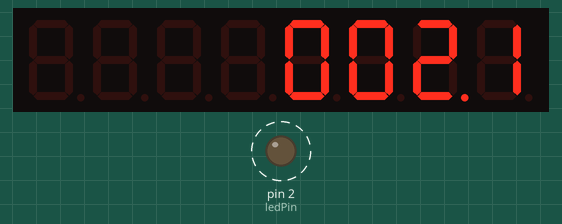
This sketch was run on a simulated Arduino Uno, built for the host (arithmetic inside an expression is 32-bit, double 64-bit). Parts: 8-digit seven-segment display, output pins drawn as LEDs (lit = HIGH). Dashed ring = blinking. WiFi joins after 1.5 s; servers stay silent unless stated; uploads are accepted with an empty reply; what the sketch prints to the serial monitor is not drawn.

Above: at 5.3 s.
Timing chart, 0 to 130.0 s (numbered marks = the images above):
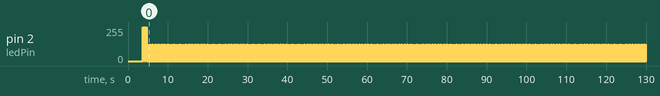

The sketch:

NAI_standalone_client.ino
```cpp
//zoomkat 12-08-11
//simple client test
//for use with IDE 1.0
//open serial monitor and send an e to test
//for use with W5100 based ethernet shields
//note that the below bug fix may be required
// http://code.google.com/p/arduino/issues/detail?id=605

#include <SPI.h>
#include <Ethernet.h>
#include "LedControl.h"
#include <Servo.h>

String page;
byte mac[] = {
  //  90-a2-da-0d-45-d1
  // 0xDE, 0xAD, 0xBE, 0xEF, 0xFE, 0xED };
  0x90, 0xA2, 0xDA, 0x0D, 0x45, 0xD1
};
//uni router ip
//byte ip[] = { 192,168,1,177 };

//uni lan ip
//byte ip[] = { 10,67,33,237};

//mac shared internet ip
byte ip[] = { 192, 168, 2, 2};

//this is not currently used
byte myserver[] = { 82, 165, 205, 178 }; //{ 64,15,119,44 };// fieldventures web page server IP address
EthernetClient client;

int ledPin = 2;

//LED library object
LedControl lc = LedControl(7, 6, 5, 1);

int fig1 = 0;
int fig2 = 0;
int fig3 = 0;
int fig4 = 0;


int minutesToArmaggedon = 0;

//////////////////////

void setup() {
  Serial.begin(9600);
  delay(2000);
  Serial.println("starting");
  // Ethernet.begin(mac, ip);

  //auto configure the IP address with DHCP
  if (Ethernet.begin(mac) == 0) {
    Serial.println("Failed to configure Ethernet using DHCP");
    // no point in carrying on, so do nothing forevermore:
    for (;;)
      ;
  }
  // print your local IP address:
  Serial.println(Ethernet.localIP());


  Serial.println("Better client test 12/01/11"); // so I can keep track of what is loaded
  Serial.println("Send an e in serial monitor to test"); // what to do to test

  //setup the display
  lc.shutdown(0, false);
  /* Set the brightness to a medium values */
  lc.setIntensity(0, 7);
  /* and clear the display */
  lc.clearDisplay(0);

  //
  pinMode(ledPin, OUTPUT);
  digitalWrite(ledPin, LOW);
  delay(200);
  digitalWrite(ledPin, HIGH);
  delay(200);
  digitalWrite(ledPin, LOW);
  delay(200);
  digitalWrite(ledPin, HIGH);
  delay(200);
  digitalWrite(ledPin, LOW);
  delay(200);
  digitalWrite(ledPin, HIGH);
  delay(200);
  digitalWrite(ledPin, LOW);
  delay(200);

}

void loop() {
  //make the get call and subtract the ascii code offset
  int minutesToArmaggedon = (int)sendGET() - 48;
  //
  //  Serial.print("minutesToArmaggedon");
  //  Serial.println(minutesToArmaggedon);
  //  digitalWrite(ledPin, LOW);
  //  delay(100);
  if (minutesToArmaggedon == 0) {
    lc.setDigit(0, 0, 1, false);
    lc.setDigit(0, 1, 2, true);
    lc.setDigit(0, 2, 0, false);
    lc.setDigit(0, 3, 0, false);
  }
  else {
    //set only the last digit
    if (minutesToArmaggedon < 10) {
      lc.setDigit(0, 0, 1, false);
      lc.setDigit(0, 1, 1, true);
      lc.setDigit(0, 2, 5, false);
      lc.setDigit(0, 3, 10 - minutesToArmaggedon, false);
    }
    else {
      //set the last 2 digits
      int lastDigit = minutesToArmaggedon % 10;
      //asumming the value is less than 100 (which it will be)
      int secondToLastDigit = ( minutesToArmaggedon - lastDigit) / 10;
      lc.setDigit(0, 0, 1, false);
      lc.setDigit(0, 1, 1, true);
      lc.setDigit(0, 2, secondToLastDigit, false);
      lc.setDigit(0, 3, lastDigit, false);
    }
  }

  //
  //  digitalWrite(ledPin, HIGH);
  //  delay(40);
}

char nthdigit(int x, int n)
{
  while (n--) {
    x /= 10;
  }
  return (x % 10) + '0';
}

//////////////////////////

char sendGET() //client function to send/receive GET request data.
{
  char new_time = '0';
  if (client.connect("thebulletin.org", 80)) {  //starts client connection, checks for connection
    Serial.println("connected");

    client.println("GET /timeline HTTP/1.1"); //download text
    client.println("Host:thebulletin.org");
    client.println("User-Agent: arduino-ethernet");
    client.println(); //end of get request
  }
  else {
    Serial.println("connection failed"); //error message if no client connect
    Serial.println();
  }

  while (client.connected() && !client.available())
  {
    delay(1); //waits for data
    digitalWrite(ledPin, HIGH);
  }

  boolean listening = false;
  boolean flipOn = false;
  String myWord = "";
  boolean begin = false;
  while (client.connected() || client.available()) { //connected or data available
    char c = client.read(); //gets byte from ethernet buffer


    page += c;
        if (flipOn) {
        digitalWrite(ledPin, HIGH);

        }
        else {
          digitalWrite(ledPin, LOW);
        }

        flipOn = !flipOn;
    if (c == '\n' || page.length() > 80) {
      // Serial.print(" a line ");


      if (page.indexOf("minutes to midnight") > -1) {
        //     Serial.print("minutes : " );
        char mins = page.charAt(page.indexOf("minutes to midnight") - 2);
        //    Serial.println(mins );
        new_time = mins;
        page = "";
        break;
      }
      page = "";
    }


  }

  client.stop(); //stop client
  digitalWrite(ledPin, LOW);
  return new_time;
}
```

Measured:
- by itself, pin 2 (ledPin): 255/255 → 0/255 at 3.9 s, → 255/255 0.20 s later, → 0/255 0.20 s later, → 255/255 0.20 s later, … (837 changes in this stretch)
